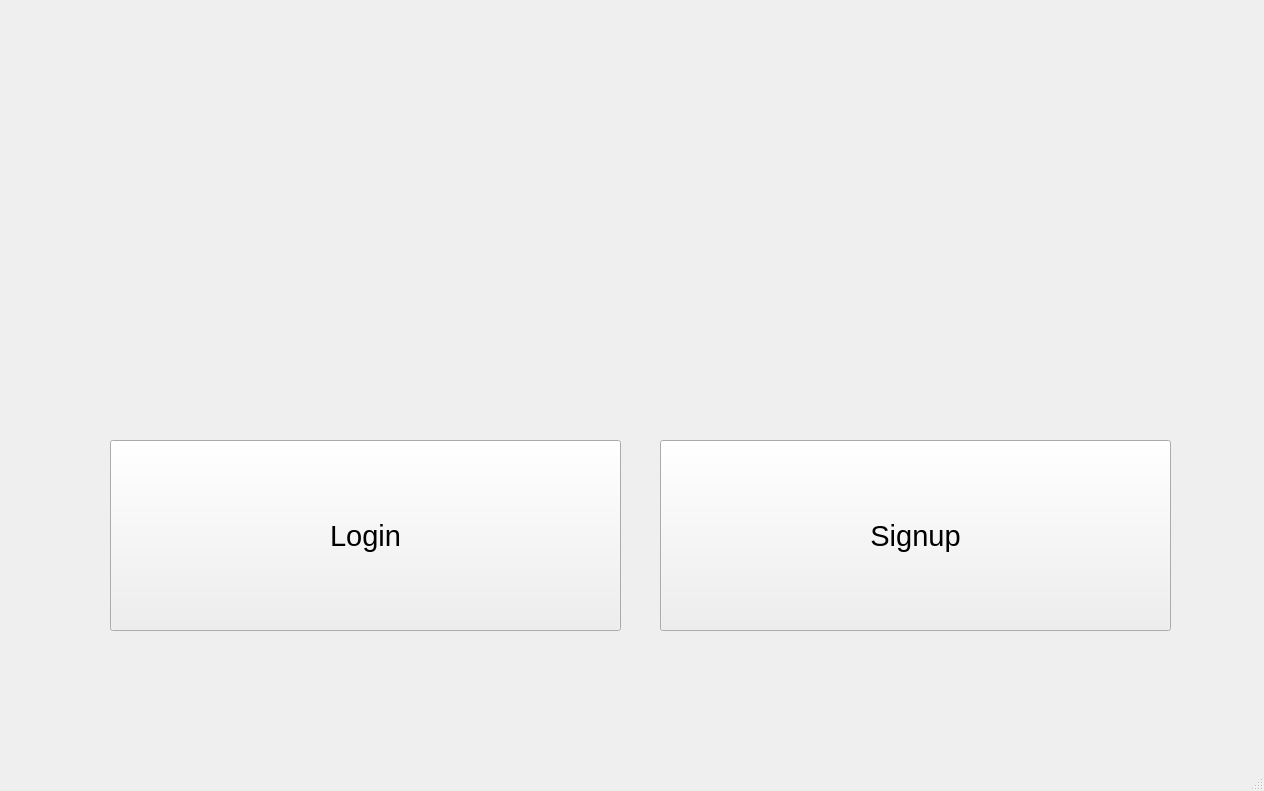
<?xml version="1.0" encoding="UTF-8"?>
<ui version="4.0">
 <class>MainWindowApp</class>
 <widget class="QMainWindow" name="MainWindowApp">
  <property name="geometry">
   <rect>
    <x>0</x>
    <y>0</y>
    <width>1264</width>
    <height>791</height>
   </rect>
  </property>
  <property name="windowTitle">
   <string>MainWindowApp</string>
  </property>
  <property name="documentMode">
   <bool>false</bool>
  </property>
  <widget class="QWidget" name="centralwidget">
   <widget class="QPushButton" name="signupmember">
    <property name="geometry">
     <rect>
      <x>660</x>
      <y>440</y>
      <width>511</width>
      <height>191</height>
     </rect>
    </property>
    <property name="font">
     <font>
      <pointsize>22</pointsize>
     </font>
    </property>
    <property name="text">
     <string>Signup</string>
    </property>
   </widget>
   <widget class="QPushButton" name="Loginmember">
    <property name="geometry">
     <rect>
      <x>110</x>
      <y>440</y>
      <width>511</width>
      <height>191</height>
     </rect>
    </property>
    <property name="font">
     <font>
      <pointsize>22</pointsize>
     </font>
    </property>
    <property name="text">
     <string>Login</string>
    </property>
   </widget>
  </widget>
  <widget class="QMenuBar" name="menubar">
   <property name="geometry">
    <rect>
     <x>0</x>
     <y>0</y>
     <width>1264</width>
     <height>23</height>
    </rect>
   </property>
  </widget>
  <widget class="QStatusBar" name="statusbar"/>
 </widget>
 <resources/>
 <connections/>
</ui>
